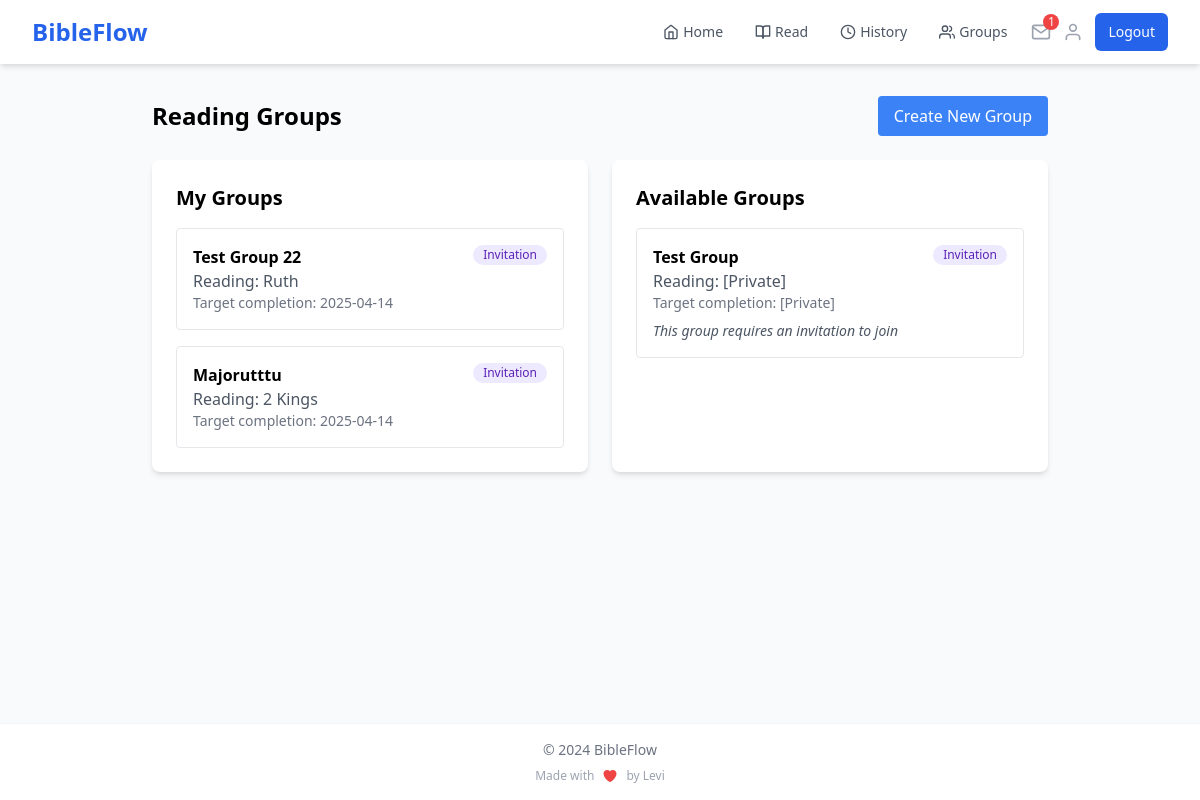
The app's page /groups (signed in) with its own data.
### app.py (models this page shows)
class ReadingGroup(db.Model):
    id = db.Column(db.Integer, primary_key=True)
    name = db.Column(db.String(100), nullable=False)
    description = db.Column(db.Text)
    created_at = db.Column(db.DateTime, default=datetime.utcnow)
    book = db.Column(db.String(50), nullable=False)
    current_chapter = db.Column(db.Integer, default=1)
    target_completion_date = db.Column(db.DateTime)
    creator_id = db.Column(db.Integer, db.ForeignKey('user.id'), nullable=False)
    visibility = db.Column(db.String(20), default='public')
    access_code = db.Column(db.String(20))
    members = db.relationship('GroupMember', backref='reading_group', lazy='joined')
    readings = db.relationship('GroupReading', backref='reading_group', lazy='dynamic')
    invitations = db.relationship('GroupInvitation', backref='reading_group', lazy='dynamic')

### app.py (the view)
@app.route('/groups')
@login_required
def list_groups():
    my_groups = ReadingGroup.query \
        .join(GroupMember) \
        .filter(GroupMember.user_id == current_user.id) \
        .all()
    available_groups = ReadingGroup.query \
        .filter(
            ReadingGroup.id.notin_(
                db.session.query(GroupMember.group_id)
                .filter_by(user_id=current_user.id)
            ),
            db.or_(
                ReadingGroup.visibility == 'public',
                ReadingGroup.visibility == 'private',  # Include private groups
                db.and_(
                    ReadingGroup.visibility == 'invitation',
                    ReadingGroup.id.in_(
                        db.session.query(GroupInvitation.group_id)
                        .filter(
                            GroupInvitation.email == current_user.email,
                            GroupInvitation.used == False,
                            GroupInvitation.expires_at > datetime.utcnow()
                        )
                    )
                )
            )
        ) \
        .all()
    return render_template('groups/list.html',
        my_groups=my_groups,
        available_groups=available_groups,
        current_user_name=current_user.name
    )

### app.py (called while the page is built)
@login_manager.user_loader
def load_user(user_id):
    if 'user_id' in session:
        return User.query.get(int(session['user_id']))
    return None

@app.context_processor
def inject_user_name():
    if current_user.is_authenticated:
        return dict(user_name=current_user.name)
    return dict(user_name='Guest')

@app.context_processor
def inject_invitation_count():
    if current_user.is_authenticated:
        invitation_count = GroupInvitation.query.filter(
            GroupInvitation.email == current_user.email,
            GroupInvitation.used == False,
            GroupInvitation.expires_at > datetime.utcnow()
        ).count()
        return dict(invitation_count=invitation_count)
    return dict(invitation_count=0)

### templates/groups/list.html (shortened to what this page needs)
{% extends "base.html" %}
{% block content %}
<div class="max-w-4xl mx-auto">
    <div class="flex justify-between items-center mb-6">
        <h1 class="text-2xl font-bold">Reading Groups</h1>
        <a href="{{ url_for('create_group') }}" class="bg-blue-500 text-white px-4 py-2 rounded hover:bg-blue-600">
            Create New Group
        </a>
    </div>
    <div class="grid grid-cols-1 md:grid-cols-2 gap-6">
        <div class="bg-white p-6 rounded-lg shadow-md">
            <h2 class="text-xl font-semibold mb-4">My Groups</h2>
            {% if my_groups %}
                <div class="space-y-4">
                    {% for group in my_groups %}
                        <a href="{{ url_for('view_group', group_id=group.id) }}"
                           class="block p-4 border rounded hover:bg-gray-50">
                            <div class="flex justify-between items-start">
                                <div>
                                    <h3 class="font-semibold">{{ group.name }}</h3>
                                    <p class="text-gray-600">
                                        Reading: {{ group.book }}
                                    </p>
                                    <p class="text-sm text-gray-500">
                                        Target completion: {{ group.target_completion_date.strftime('%Y-%m-%d') }}
                                    </p>
                                </div>
                                <span class="inline-flex items-center px-2.5 py-0.5 rounded-full text-xs font-medium
                                    {% if group.visibility == 'public' %}
                                        bg-green-100 text-green-800
                                    {% elif group.visibility == 'private' %}
                                        bg-yellow-100 text-yellow-800
                                    {% else %}
                                        bg-purple-100 text-purple-800
                                    {% endif %}">
                                    {{ group.visibility|title }}
                                </span>
                            </div>
                        </a>
                    {% endfor %}
                </div>
            {% else %}
                <p class="text-gray-600">You haven't joined any reading groups yet.</p>
            {% endif %}
        </div>
        <div class="bg-white p-6 rounded-lg shadow-md">
            <h2 class="text-xl font-semibold mb-4">Available Groups</h2>
            {% if available_groups %}
                <div class="space-y-4">
                    {% for group in available_groups %}
                        <div class="p-4 border rounded">
                            <div class="flex justify-between items-start mb-2">
                                <div>
                                    <h3 class="font-semibold">{{ group.name }}</h3>
                                    <p class="text-gray-600">
                                        Reading:
                                        {% if group.id not in member_group_ids and (group.visibility == 'private' or group.visibility == 'invitation') %}
                                            <span class="blur">[Private]</span>
                                        {% else %}
                                            {{ group.book }}
                                        {% endif %}
                                    </p>
                                    <p class="text-sm text-gray-500">
                                        Target completion:
                                        {% if group.id not in member_group_ids and (group.visibility == 'private' or group.visibility == 'invitation') %}
                                            <span class="blur">[Private]</span>
                                        {% else %}
                                            {{ group.target_completion_date.strftime('%Y-%m-%d') }}
                                        {% endif %}
                                    </p>
                                </div>
                                <span class="inline-flex items-center px-2.5 py-0.5 rounded-full text-xs font-medium
                                    {% if group.visibility == 'public' %}
                                        bg-green-100 text-green-800
                                    {% elif group.visibility == 'private' %}
                                        bg-yellow-100 text-yellow-800
                                    {% else %}
                                        bg-purple-100 text-purple-800
                                    {% endif %}">
                                    {{ group.visibility|title }}
                                </span>
                            </div>
                            {% if group.visibility == 'public' %}
                                <a href="{{ url_for('join_group', group_id=group.id) }}"
                                   class="inline-block mt-2 text-blue-500 hover:text-blue-600">
                                    Join Group →
                                </a>
                            {% elif group.visibility == 'invitation' %}
                                <p class="mt-2 text-sm text-gray-600 italic">
                                    This group requires an invitation to join
                                </p>
                            {% endif %}
                        </div>
                    {% endfor %}
                </div>
            {% else %}
                <p class="text-gray-600">No available groups to join.</p>
            {% endif %}
        </div>
    </div>
</div>
{% endblock %}

### records on screen
ReadingGroup: name "Test Group 22", book "Ruth", target_completion_date "2025-04-14", visibility "Invitation"
ReadingGroup: name "Majorutttu", book "2 Kings", target_completion_date "2025-04-14", visibility "Invitation"
ReadingGroup: name "Test Group", shows "[Private]", visibility "Invitation", shows "This group requires an invitation to join"

### other values on screen
{{ invitation_count }} "1"
